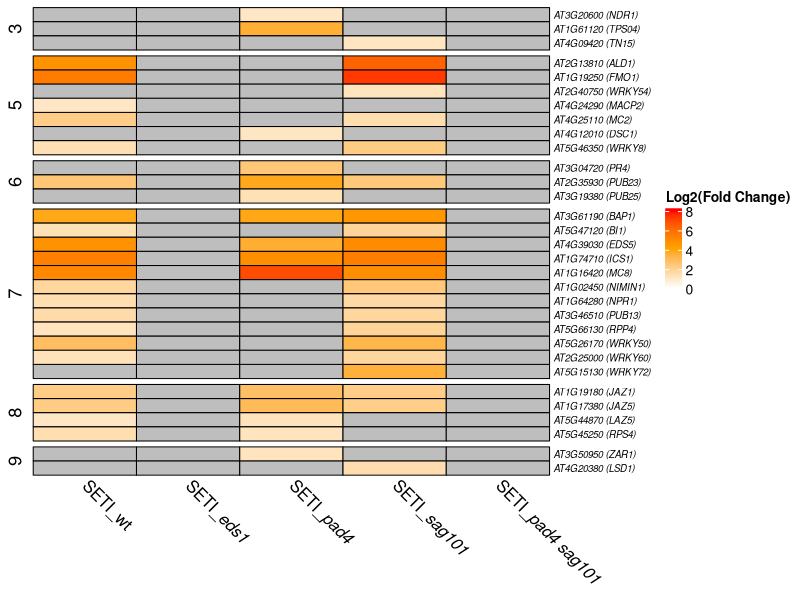
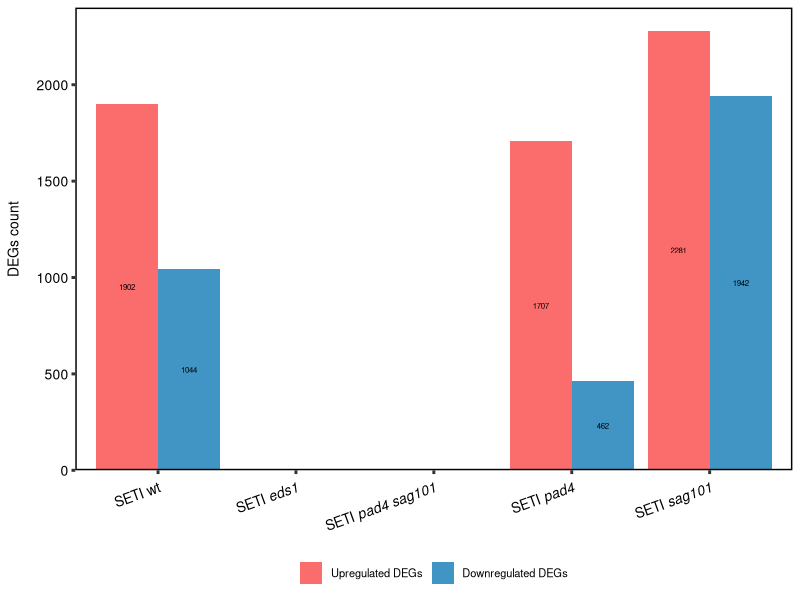

The R script that drew these images, in order:
## ---- chunk 1
knitr::opts_chunk$set(echo = TRUE)
## ---- chunk 2
library("ComplexHeatmap")
library("circlize")
library("ggpubr")
library("stringr")
## ---- chunk 3
selected_genes = read.csv2("./Data/selected_DEGs.csv", dec = ".")
cluster_genes = read.csv2("./Data/Target in each cluster heatmap 5067 DE genes.csv", dec = ".", sep = ",") 
selected_genes$cluster = cluster_genes$Clusters[match(selected_genes$Gene_id, cluster_genes$Targets)]

selected_genes$cluster = factor(selected_genes$cluster)

gene_list = read.csv2(file = "./Data/Significant DE genes list and statistics.csv", sep = ",", dec = ".",
                      header = TRUE)
gene_list = gene_list[gene_list$contrast != "SETI_p.E-SETI_s.E" & gene_list$contrast != "SETI_p.E-SETI_WT.E"
          & gene_list$contrast != "SETI_s.E-SETI_WT.E", ]
gene_list$contrast = factor(gene_list$contrast)
## ---- chunk 4
test = selected_genes[,c(3,7,5,4,6)]
rownames(test) = paste(selected_genes$Gene_id, " ", "(",selected_genes$Gene,")", sep = "")
test2 = as.matrix(test)

col_fun = colorRamp2(c(0, 4, 8 ), c("white", "orange", "red"))
col_fun(seq(-3, 3))

selected_genes$cluster = factor(selected_genes$cluster)
plot_heatmap = Heatmap(test2, name = "Log2(Fold Change)", col_fun, split = selected_genes$cluster, rect_gp = gpar(col = "black"), row_gap = unit(1.5, "mm"), show_parent_dend_line = FALSE, row_order = order(as.numeric(gsub("row", "", rownames(test)))),
        row_labels = rownames(test), row_names_gp = gpar(fontsize = 7, fontface = "italic"), show_column_names = TRUE, column_names_rot = -45, column_order = c("SETI", "eds1", "pad4", "sag101", "pad4sag101"), column_labels = c(expression("SETI_wt"), expression("SETI_" * italic("eds1")), expression("SETI_" * italic("pad4")), expression("SETI_" * italic("sag101")), expression("SETI_" * italic("pad4 sag101"))))

plot_heatmap 
## ---- chunk 5
dlab_theme = theme(axis.title.y = element_text(margin = margin(r = 10)), text = element_text(size=10), axis.text = element_text(size=10),
        axis.text.x = element_text(margin = margin(t = 5), size = 10, colour = "black", angle = 20, hjust=1),
        axis.text.y = element_text(color = "black"),
        axis.line = element_blank(),
        axis.ticks = element_line(size = 1),
        axis.title.x = element_blank(),
        legend.position="bottom", 
        legend.text= element_text(size = 8),
        #legend.title = element_text(size = 16, face = "bold"),
        panel.background = element_blank(),
        panel.spacing.x = unit(1, "lines"),
        panel.spacing.y=unit(0,"lines"),
        panel.grid =  element_blank(),
        legend.title = element_blank(),
        #panel.grid.major.y =  element_line(colour = "#999999"),
        panel.grid.minor.y =  element_blank(),
        panel.border = element_rect(fill = NA, color = "black", linewidth = 1),
        strip.background =element_rect(fill="white"),
        strip.text.x = element_text(size = 12, hjust = 0.5))


# length(gene_list$contrast[gene_list$contrast == "SETI_WT.E-SETI_WT.mock" & gene_list$up.down == "up-regulated"])
# length(gene_list$contrast[gene_list$contrast == "SETI_p.E-SETI_p.mock" & gene_list$up.down == "up-regulated"])
# length(gene_list$contrast[gene_list$contrast == "SETI_s.E-SETI_s.mock" & gene_list$up.down == "up-regulated"])
# length(gene_list$contrast[gene_list$contrast == "SETI_ps.E-SETI_ps.mock" & gene_list$up.down == "up-regulated"])
# length(gene_list$contrast[gene_list$contrast == "SETI_e.E-SETI_e.mock" & gene_list$up.down == "up-regulated"])
# length(gene_list$contrast[gene_list$contrast == "SETI_WT.E-SETI_WT.mock" & gene_list$up.down == "down-regulated"])
# length(gene_list$contrast[gene_list$contrast == "SETI_p.E-SETI_p.mock" & gene_list$up.down == "down-regulated"])
# length(gene_list$contrast[gene_list$contrast == "SETI_s.E-SETI_s.mock" & gene_list$up.down == "down-regulated"])
# length(gene_list$contrast[gene_list$contrast == "SETI_ps.E-SETI_ps.mock" & gene_list$up.down == "down-regulated"])
# length(gene_list$contrast[gene_list$contrast == "SETI_e.E-SETI_e.mock" & gene_list$up.down == "down-regulated"])

up_down_numbers = data.frame(lines = rep(c("SETI_WT.E-SETI_WT.mock",  "SETI_p.E-SETI_p.mock", "SETI_s.E-SETI_s.mock",
                                       "SETI_ps.E-SETI_ps.mock", "SETI_e.E-SETI_e.mock"), 2), up_down = factor(rep(c("upregulated", "downregulated"), each = 5), levels = c("upregulated", "downregulated")), genenumbers = c(1902, 1707, 2281, 0, 0, 1044, 462, 1942, 0, 0))


degs_count <- ggplot(data = up_down_numbers, aes(x = lines, y = genenumbers))+
  geom_bar(aes(fill = up_down), stat = "identity", position=position_dodge(), alpha = 0.75) +
  scale_x_discrete(limits = c("SETI_WT.E-SETI_WT.mock", "SETI_e.E-SETI_e.mock", "SETI_ps.E-SETI_ps.mock", "SETI_p.E-SETI_p.mock", "SETI_s.E-SETI_s.mock"), labels=c(expression("SETI wt"), expression("SETI" ~ italic("eds1")), expression("SETI" ~ italic("pad4 sag101")), expression("SETI" ~ italic("pad4")), expression("SETI" ~ italic("sag101")))) + scale_fill_manual(values = c("#F93D3D", "#0072B2"),
                     name = "Expression change", labels = c("Upregulated DEGs", "Downregulated DEGs"))  +
  labs(y = "DEGs count", x = "Line") +
  geom_text(aes(y = genenumbers/2, label = c(1902, 1707, 2281, NA, NA, 1044, 462, 1942, NA, NA), group = up_down),  position=position_dodge(0.9), size = 2) +
  dlab_theme +
  scale_y_continuous(expand = c(0,0), limits = c(0, 2400)) 

degs_count 
